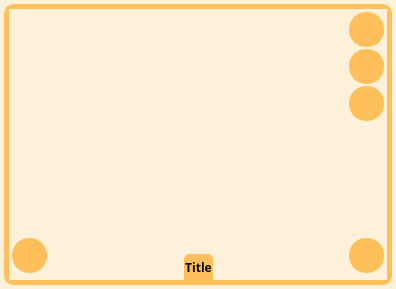
<?xml version="1.0" encoding="UTF-8"?>
<ui version="4.0">
 <class>Form</class>
 <widget class="QWidget" name="Form">
  <property name="geometry">
   <rect>
    <x>0</x>
    <y>0</y>
    <width>396</width>
    <height>289</height>
   </rect>
  </property>
  <property name="mouseTracking">
   <bool>true</bool>
  </property>
  <property name="windowTitle">
   <string>Form</string>
  </property>
  <property name="styleSheet">
   <string notr="true">
/**/
QWidget{
    background-color:#fdf1d9;
    font-family:Poiret One;
    font: bold;
}

QPushButton{
    background-color: #ffc05c;
    border-style: solid;
    border-width: 2px;
    border-radius: 17px;
    border-color: #ffc05c;
    font: bold 18px;
    padding: 8px;
	color:#2584a7;

}

QPushButton:checked{
	border-color: #ffc05c;
}

QPushButton:hover{
	border-color: #fe6d73;
	/*border-width: 3px;
	border-radius: 8px;*/
}

QPushButton:pressed{
    border-width: 3px;
	border-radius: 10px;
	border-color: #fe6d73;
}

QComboBox {
	border: 2px solid #ffc05c;
	border-radius: 3px;
	background: #36a9d3;
	padding: 1px 23px 1px 3px;
	min-width: 6em;
	color: #1a5d75;
    font-size: 18px;
}

QComboBox::drop-down {
	subcontrol-origin: padding;
	subcontrol-position: top right;
	width: 20px;
	border-top-right-radius: 3px;
	border-bottom-right-radius: 3px;
}
QComboBox::down-arrow {
     image: url(file:///../UI/images/icon_down_arrow.png);
	/*image: url(file:///../UI/images/icon_edit.png);*/
	width: 20px;
	height: 20px;
}

QComboBox QAbstractItemView{
	background-color: #fdf1d9;
	/*color: #1a5d75;*/
	selection-background-color: #ffc05c;
	/*selection-color: #2584a7;*/
}

QToolTip {
    opacity: 300;
	border: 2px solid #ffc05c;
    border-radius: 4px;
    padding: 2px;
    background-color: #fdf1d9;
}

QComboBox {
	border: 4px solid #ffc05c;
	border-radius: 3px;
	background: #36a9d3;
	padding: 1px 23px 1px 3px;
	min-width: 6em;
	color: #1a5d75;
    font-size: 18px;
}

QComboBox::drop-down {
	subcontrol-origin: padding;
	subcontrol-position: top right;
	width: 20px;
	border-top-right-radius: 3px;
	border-bottom-right-radius: 3px;
}

QComboBox::down-arrow {
    image: url(file:///../UI/images/icon_down_arrow.png);
	width: 20px;
	height: 20px;
}

 QComboBox QAbstractItemView{
	background-color: #fdf1d9;
	/*color: #1a5d75;*/
	selection-background-color: #ffc05c;
	/*selection-color: #2584a7;*/
}

QFrame #frame_buttons, QFrame #frame, QFrame #frame_4, QFrame #frame_buttons_2, QFrame #frame_2, QFrame #frame_3{
    background-color:transparent;
	border-color:transparent;
}

QFrame#frame_list, QFrame #frame_buttons_2{
	background-color:#ffe0ad;
}
QListWidget#list_stack{
	background-color:transparent;
}

QMenu {
    background-color:transparent;
}

QStackedWidget {
	border: 5px solid #ffc05c;
	border-radius: 10px;
}

QLabel#label_title{
		border: 1px solid #ffc05c;
		border-top-left-radius: 5px;
		border-top-right-radius: 5px;
		background-color:#ffc05c;
    }

/**/
</string>
  </property>
  <layout class="QGridLayout" name="gridLayout">
   <property name="leftMargin">
    <number>4</number>
   </property>
   <property name="topMargin">
    <number>4</number>
   </property>
   <property name="rightMargin">
    <number>4</number>
   </property>
   <property name="bottomMargin">
    <number>4</number>
   </property>
   <property name="spacing">
    <number>0</number>
   </property>
   <item row="0" column="0">
    <widget class="QStackedWidget" name="stackedWidget">
     <property name="frameShape">
      <enum>QFrame::Box</enum>
     </property>
     <property name="currentIndex">
      <number>0</number>
     </property>
     <widget class="QWidget" name="page">
      <layout class="QGridLayout" name="gridLayout_2">
       <property name="leftMargin">
        <number>0</number>
       </property>
       <property name="topMargin">
        <number>0</number>
       </property>
       <property name="rightMargin">
        <number>0</number>
       </property>
       <property name="bottomMargin">
        <number>0</number>
       </property>
       <property name="spacing">
        <number>0</number>
       </property>
       <item row="0" column="0">
        <widget class="QFrame" name="frame_card">
         <property name="sizePolicy">
          <sizepolicy hsizetype="Preferred" vsizetype="Expanding">
           <horstretch>0</horstretch>
           <verstretch>0</verstretch>
          </sizepolicy>
         </property>
         <property name="frameShape">
          <enum>QFrame::NoFrame</enum>
         </property>
         <property name="frameShadow">
          <enum>QFrame::Raised</enum>
         </property>
         <layout class="QGridLayout" name="gridLayout_5">
          <property name="leftMargin">
           <number>0</number>
          </property>
          <property name="topMargin">
           <number>0</number>
          </property>
          <property name="rightMargin">
           <number>0</number>
          </property>
          <property name="bottomMargin">
           <number>0</number>
          </property>
          <property name="spacing">
           <number>0</number>
          </property>
          <item row="0" column="0" rowspan="3" colspan="2">
           <widget class="QLabel" name="label_image">
            <property name="sizePolicy">
             <sizepolicy hsizetype="Expanding" vsizetype="Expanding">
              <horstretch>0</horstretch>
              <verstretch>0</verstretch>
             </sizepolicy>
            </property>
            <property name="text">
             <string/>
            </property>
            <property name="alignment">
             <set>Qt::AlignCenter</set>
            </property>
           </widget>
          </item>
          <item row="1" column="0">
           <widget class="QFrame" name="frame_3">
            <property name="frameShape">
             <enum>QFrame::NoFrame</enum>
            </property>
            <property name="frameShadow">
             <enum>QFrame::Raised</enum>
            </property>
            <layout class="QGridLayout" name="gridLayout_4">
             <property name="leftMargin">
              <number>0</number>
             </property>
             <property name="topMargin">
              <number>0</number>
             </property>
             <property name="rightMargin">
              <number>0</number>
             </property>
             <property name="bottomMargin">
              <number>0</number>
             </property>
             <property name="spacing">
              <number>0</number>
             </property>
             <item row="0" column="0">
              <spacer name="horizontalSpacer_2">
               <property name="orientation">
                <enum>Qt::Horizontal</enum>
               </property>
               <property name="sizeHint" stdset="0">
                <size>
                 <width>40</width>
                 <height>20</height>
                </size>
               </property>
              </spacer>
             </item>
             <item row="0" column="1">
              <layout class="QHBoxLayout" name="hL">
               <property name="spacing">
                <number>0</number>
               </property>
              </layout>
             </item>
             <item row="1" column="1">
              <spacer name="verticalSpacer_4">
               <property name="orientation">
                <enum>Qt::Vertical</enum>
               </property>
               <property name="sizeHint" stdset="0">
                <size>
                 <width>0</width>
                 <height>0</height>
                </size>
               </property>
              </spacer>
             </item>
             <item row="0" column="2">
              <spacer name="horizontalSpacer_3">
               <property name="orientation">
                <enum>Qt::Horizontal</enum>
               </property>
               <property name="sizeHint" stdset="0">
                <size>
                 <width>40</width>
                 <height>20</height>
                </size>
               </property>
              </spacer>
             </item>
            </layout>
           </widget>
          </item>
          <item row="0" column="0" rowspan="2">
           <widget class="QFrame" name="frame_buttons">
            <property name="sizePolicy">
             <sizepolicy hsizetype="Minimum" vsizetype="Preferred">
              <horstretch>0</horstretch>
              <verstretch>0</verstretch>
             </sizepolicy>
            </property>
            <property name="frameShape">
             <enum>QFrame::NoFrame</enum>
            </property>
            <property name="frameShadow">
             <enum>QFrame::Raised</enum>
            </property>
            <layout class="QGridLayout" name="gridLayout_3">
             <property name="sizeConstraint">
              <enum>QLayout::SetMinimumSize</enum>
             </property>
             <property name="leftMargin">
              <number>0</number>
             </property>
             <property name="topMargin">
              <number>3</number>
             </property>
             <property name="rightMargin">
              <number>3</number>
             </property>
             <property name="bottomMargin">
              <number>0</number>
             </property>
             <property name="horizontalSpacing">
              <number>0</number>
             </property>
             <property name="verticalSpacing">
              <number>2</number>
             </property>
             <item row="4" column="0">
              <spacer name="horizontalSpacer">
               <property name="orientation">
                <enum>Qt::Horizontal</enum>
               </property>
               <property name="sizeHint" stdset="0">
                <size>
                 <width>0</width>
                 <height>0</height>
                </size>
               </property>
              </spacer>
             </item>
             <item row="3" column="1">
              <widget class="QPushButton" name="pB_delete">
               <property name="maximumSize">
                <size>
                 <width>35</width>
                 <height>35</height>
                </size>
               </property>
               <property name="toolTip">
                <string>Supprimer cette recette</string>
               </property>
               <property name="text">
                <string/>
               </property>
               <property name="icon">
                <iconset>
                 <normaloff>images/icon_bin.png</normaloff>images/icon_bin.png</iconset>
               </property>
               <property name="iconSize">
                <size>
                 <width>27</width>
                 <height>27</height>
                </size>
               </property>
              </widget>
             </item>
             <item row="2" column="1">
              <widget class="QPushButton" name="pB_edit">
               <property name="maximumSize">
                <size>
                 <width>35</width>
                 <height>35</height>
                </size>
               </property>
               <property name="toolTip">
                <string>Changer de recette</string>
               </property>
               <property name="text">
                <string/>
               </property>
               <property name="icon">
                <iconset>
                 <normaloff>images/icon_edit_2.png</normaloff>images/icon_edit_2.png</iconset>
               </property>
               <property name="iconSize">
                <size>
                 <width>27</width>
                 <height>27</height>
                </size>
               </property>
               <property name="checkable">
                <bool>true</bool>
               </property>
              </widget>
             </item>
             <item row="4" column="1">
              <spacer name="verticalSpacer">
               <property name="orientation">
                <enum>Qt::Vertical</enum>
               </property>
               <property name="sizeHint" stdset="0">
                <size>
                 <width>20</width>
                 <height>40</height>
                </size>
               </property>
              </spacer>
             </item>
             <item row="1" column="1">
              <widget class="QPushButton" name="pB_add">
               <property name="maximumSize">
                <size>
                 <width>35</width>
                 <height>35</height>
                </size>
               </property>
               <property name="toolTip">
                <string>Ajouter une recette</string>
               </property>
               <property name="text">
                <string/>
               </property>
               <property name="icon">
                <iconset>
                 <normaloff>images/icon_add_recipe.png</normaloff>images/icon_add_recipe.png</iconset>
               </property>
               <property name="iconSize">
                <size>
                 <width>27</width>
                 <height>27</height>
                </size>
               </property>
              </widget>
             </item>
            </layout>
           </widget>
          </item>
          <item row="2" column="0" colspan="2">
           <widget class="QFrame" name="frame_2">
            <property name="maximumSize">
             <size>
              <width>16777215</width>
              <height>45</height>
             </size>
            </property>
            <property name="frameShape">
             <enum>QFrame::NoFrame</enum>
            </property>
            <property name="frameShadow">
             <enum>QFrame::Raised</enum>
            </property>
            <layout class="QGridLayout" name="gridLayout_6">
             <property name="leftMargin">
              <number>35</number>
             </property>
             <property name="topMargin">
              <number>0</number>
             </property>
             <property name="rightMargin">
              <number>35</number>
             </property>
             <property name="bottomMargin">
              <number>0</number>
             </property>
             <property name="spacing">
              <number>0</number>
             </property>
             <item row="1" column="1">
              <widget class="QLabel" name="label_title">
               <property name="sizePolicy">
                <sizepolicy hsizetype="Preferred" vsizetype="Minimum">
                 <horstretch>0</horstretch>
                 <verstretch>0</verstretch>
                </sizepolicy>
               </property>
               <property name="frameShape">
                <enum>QFrame::NoFrame</enum>
               </property>
               <property name="text">
                <string>Title</string>
               </property>
               <property name="alignment">
                <set>Qt::AlignBottom|Qt::AlignHCenter</set>
               </property>
               <property name="wordWrap">
                <bool>true</bool>
               </property>
               <property name="margin">
                <number>3</number>
               </property>
              </widget>
             </item>
             <item row="1" column="0">
              <spacer name="horizontalSpacer_8">
               <property name="orientation">
                <enum>Qt::Horizontal</enum>
               </property>
               <property name="sizeHint" stdset="0">
                <size>
                 <width>0</width>
                 <height>0</height>
                </size>
               </property>
              </spacer>
             </item>
             <item row="1" column="2">
              <spacer name="horizontalSpacer_9">
               <property name="orientation">
                <enum>Qt::Horizontal</enum>
               </property>
               <property name="sizeHint" stdset="0">
                <size>
                 <width>0</width>
                 <height>0</height>
                </size>
               </property>
              </spacer>
             </item>
             <item row="0" column="1">
              <spacer name="verticalSpacer_3">
               <property name="orientation">
                <enum>Qt::Vertical</enum>
               </property>
               <property name="sizeHint" stdset="0">
                <size>
                 <width>0</width>
                 <height>0</height>
                </size>
               </property>
              </spacer>
             </item>
            </layout>
           </widget>
          </item>
          <item row="2" column="0">
           <widget class="QFrame" name="frame">
            <property name="minimumSize">
             <size>
              <width>0</width>
              <height>35</height>
             </size>
            </property>
            <property name="frameShape">
             <enum>QFrame::NoFrame</enum>
            </property>
            <property name="frameShadow">
             <enum>QFrame::Raised</enum>
            </property>
            <layout class="QGridLayout" name="gridLayout_16">
             <property name="leftMargin">
              <number>3</number>
             </property>
             <property name="topMargin">
              <number>0</number>
             </property>
             <property name="rightMargin">
              <number>3</number>
             </property>
             <property name="bottomMargin">
              <number>3</number>
             </property>
             <property name="spacing">
              <number>0</number>
             </property>
             <item row="0" column="2">
              <widget class="QPushButton" name="pB_next">
               <property name="maximumSize">
                <size>
                 <width>35</width>
                 <height>35</height>
                </size>
               </property>
               <property name="toolTip">
                <string>Recette suivante</string>
               </property>
               <property name="text">
                <string/>
               </property>
               <property name="icon">
                <iconset>
                 <normaloff>images/icon_right_arrow.png</normaloff>images/icon_right_arrow.png</iconset>
               </property>
               <property name="iconSize">
                <size>
                 <width>27</width>
                 <height>27</height>
                </size>
               </property>
              </widget>
             </item>
             <item row="0" column="0">
              <widget class="QPushButton" name="pB_list">
               <property name="maximumSize">
                <size>
                 <width>35</width>
                 <height>35</height>
                </size>
               </property>
               <property name="toolTip">
                <string>Changer de vue - Liste</string>
               </property>
               <property name="text">
                <string/>
               </property>
               <property name="icon">
                <iconset>
                 <normaloff>images/icon_list_view.png</normaloff>images/icon_list_view.png</iconset>
               </property>
               <property name="iconSize">
                <size>
                 <width>27</width>
                 <height>27</height>
                </size>
               </property>
              </widget>
             </item>
             <item row="0" column="1">
              <spacer name="horizontalSpacer_6">
               <property name="orientation">
                <enum>Qt::Horizontal</enum>
               </property>
               <property name="sizeHint" stdset="0">
                <size>
                 <width>40</width>
                 <height>20</height>
                </size>
               </property>
              </spacer>
             </item>
            </layout>
           </widget>
          </item>
         </layout>
        </widget>
       </item>
      </layout>
     </widget>
     <widget class="QWidget" name="page_2">
      <layout class="QGridLayout" name="gridLayout_10">
       <property name="leftMargin">
        <number>0</number>
       </property>
       <property name="topMargin">
        <number>0</number>
       </property>
       <property name="rightMargin">
        <number>0</number>
       </property>
       <property name="bottomMargin">
        <number>0</number>
       </property>
       <property name="spacing">
        <number>0</number>
       </property>
       <item row="0" column="0">
        <widget class="QFrame" name="frame_card_2">
         <property name="sizePolicy">
          <sizepolicy hsizetype="Preferred" vsizetype="Expanding">
           <horstretch>0</horstretch>
           <verstretch>0</verstretch>
          </sizepolicy>
         </property>
         <property name="frameShape">
          <enum>QFrame::NoFrame</enum>
         </property>
         <property name="frameShadow">
          <enum>QFrame::Raised</enum>
         </property>
         <layout class="QGridLayout" name="gridLayout_7">
          <property name="leftMargin">
           <number>0</number>
          </property>
          <property name="topMargin">
           <number>0</number>
          </property>
          <property name="rightMargin">
           <number>0</number>
          </property>
          <property name="bottomMargin">
           <number>0</number>
          </property>
          <property name="spacing">
           <number>0</number>
          </property>
          <item row="2" column="1" colspan="2">
           <widget class="QFrame" name="frame_4">
            <property name="frameShape">
             <enum>QFrame::NoFrame</enum>
            </property>
            <property name="frameShadow">
             <enum>QFrame::Raised</enum>
            </property>
            <property name="lineWidth">
             <number>0</number>
            </property>
            <layout class="QGridLayout" name="gridLayout_15">
             <property name="leftMargin">
              <number>0</number>
             </property>
             <property name="topMargin">
              <number>3</number>
             </property>
             <property name="rightMargin">
              <number>1</number>
             </property>
             <property name="bottomMargin">
              <number>0</number>
             </property>
             <property name="horizontalSpacing">
              <number>0</number>
             </property>
             <property name="verticalSpacing">
              <number>2</number>
             </property>
             <item row="0" column="1">
              <widget class="QPushButton" name="pB_add_2">
               <property name="maximumSize">
                <size>
                 <width>35</width>
                 <height>35</height>
                </size>
               </property>
               <property name="toolTip">
                <string>Ajouter une recette</string>
               </property>
               <property name="text">
                <string/>
               </property>
               <property name="icon">
                <iconset>
                 <normaloff>images/icon_add_recipe.png</normaloff>images/icon_add_recipe.png</iconset>
               </property>
               <property name="iconSize">
                <size>
                 <width>27</width>
                 <height>27</height>
                </size>
               </property>
              </widget>
             </item>
             <item row="2" column="1">
              <widget class="QPushButton" name="pB_delete_2">
               <property name="maximumSize">
                <size>
                 <width>35</width>
                 <height>35</height>
                </size>
               </property>
               <property name="toolTip">
                <string>Supprimer cette recette</string>
               </property>
               <property name="text">
                <string/>
               </property>
               <property name="icon">
                <iconset>
                 <normaloff>images/icon_bin.png</normaloff>images/icon_bin.png</iconset>
               </property>
               <property name="iconSize">
                <size>
                 <width>27</width>
                 <height>27</height>
                </size>
               </property>
              </widget>
             </item>
             <item row="1" column="1">
              <widget class="QPushButton" name="pB_edit_2">
               <property name="maximumSize">
                <size>
                 <width>35</width>
                 <height>35</height>
                </size>
               </property>
               <property name="toolTip">
                <string>Changer de recette</string>
               </property>
               <property name="text">
                <string/>
               </property>
               <property name="icon">
                <iconset>
                 <normaloff>images/icon_edit_2.png</normaloff>images/icon_edit_2.png</iconset>
               </property>
               <property name="iconSize">
                <size>
                 <width>27</width>
                 <height>27</height>
                </size>
               </property>
               <property name="checkable">
                <bool>true</bool>
               </property>
              </widget>
             </item>
             <item row="3" column="1">
              <spacer name="verticalSpacer_2">
               <property name="orientation">
                <enum>Qt::Vertical</enum>
               </property>
               <property name="sizeHint" stdset="0">
                <size>
                 <width>20</width>
                 <height>40</height>
                </size>
               </property>
              </spacer>
             </item>
            </layout>
           </widget>
          </item>
          <item row="2" column="0">
           <spacer name="horizontalSpacer_7">
            <property name="orientation">
             <enum>Qt::Horizontal</enum>
            </property>
            <property name="sizeHint" stdset="0">
             <size>
              <width>40</width>
              <height>20</height>
             </size>
            </property>
           </spacer>
          </item>
          <item row="1" column="0" rowspan="2" colspan="3">
           <widget class="QFrame" name="frame_list">
            <property name="sizePolicy">
             <sizepolicy hsizetype="Minimum" vsizetype="Preferred">
              <horstretch>0</horstretch>
              <verstretch>0</verstretch>
             </sizepolicy>
            </property>
            <property name="frameShape">
             <enum>QFrame::NoFrame</enum>
            </property>
            <property name="frameShadow">
             <enum>QFrame::Raised</enum>
            </property>
            <layout class="QGridLayout" name="gridLayout_9">
             <property name="sizeConstraint">
              <enum>QLayout::SetMinimumSize</enum>
             </property>
             <property name="leftMargin">
              <number>5</number>
             </property>
             <property name="topMargin">
              <number>5</number>
             </property>
             <property name="rightMargin">
              <number>5</number>
             </property>
             <property name="bottomMargin">
              <number>5</number>
             </property>
             <property name="horizontalSpacing">
              <number>0</number>
             </property>
             <property name="verticalSpacing">
              <number>2</number>
             </property>
             <item row="6" column="0">
              <widget class="QListWidget" name="list_stack">
               <property name="frameShape">
                <enum>QFrame::NoFrame</enum>
               </property>
               <property name="wordWrap">
                <bool>true</bool>
               </property>
              </widget>
             </item>
            </layout>
           </widget>
          </item>
          <item row="3" column="0" colspan="3">
           <widget class="QFrame" name="frame_buttons_2">
            <property name="minimumSize">
             <size>
              <width>0</width>
              <height>40</height>
             </size>
            </property>
            <property name="frameShape">
             <enum>QFrame::NoFrame</enum>
            </property>
            <property name="frameShadow">
             <enum>QFrame::Raised</enum>
            </property>
            <layout class="QGridLayout" name="gridLayout_8">
             <property name="leftMargin">
              <number>3</number>
             </property>
             <property name="topMargin">
              <number>0</number>
             </property>
             <property name="rightMargin">
              <number>3</number>
             </property>
             <property name="bottomMargin">
              <number>3</number>
             </property>
             <property name="spacing">
              <number>0</number>
             </property>
             <item row="0" column="0">
              <widget class="QPushButton" name="pB_stack">
               <property name="maximumSize">
                <size>
                 <width>35</width>
                 <height>35</height>
                </size>
               </property>
               <property name="toolTip">
                <string>Changer de vue - Défilement</string>
               </property>
               <property name="text">
                <string/>
               </property>
               <property name="icon">
                <iconset>
                 <normaloff>images/icon_stack.png</normaloff>images/icon_stack.png</iconset>
               </property>
               <property name="iconSize">
                <size>
                 <width>27</width>
                 <height>27</height>
                </size>
               </property>
              </widget>
             </item>
             <item row="0" column="1">
              <spacer name="horizontalSpacer_4">
               <property name="orientation">
                <enum>Qt::Horizontal</enum>
               </property>
               <property name="sizeHint" stdset="0">
                <size>
                 <width>40</width>
                 <height>20</height>
                </size>
               </property>
              </spacer>
             </item>
            </layout>
           </widget>
          </item>
         </layout>
         <zorder>frame_list</zorder>
         <zorder>frame_buttons_2</zorder>
         <zorder>frame_4</zorder>
         <zorder>horizontalSpacer_7</zorder>
        </widget>
       </item>
      </layout>
     </widget>
     <widget class="QWidget" name="page_3">
      <layout class="QGridLayout" name="gridLayout_14">
       <property name="leftMargin">
        <number>0</number>
       </property>
       <property name="topMargin">
        <number>0</number>
       </property>
       <property name="rightMargin">
        <number>0</number>
       </property>
       <property name="bottomMargin">
        <number>0</number>
       </property>
       <property name="spacing">
        <number>0</number>
       </property>
       <item row="0" column="0">
        <widget class="QFrame" name="frame_card_3">
         <property name="sizePolicy">
          <sizepolicy hsizetype="Preferred" vsizetype="Expanding">
           <horstretch>0</horstretch>
           <verstretch>0</verstretch>
          </sizepolicy>
         </property>
         <property name="frameShape">
          <enum>QFrame::NoFrame</enum>
         </property>
         <property name="frameShadow">
          <enum>QFrame::Raised</enum>
         </property>
         <layout class="QGridLayout" name="gridLayout_11">
          <property name="leftMargin">
           <number>0</number>
          </property>
          <property name="topMargin">
           <number>0</number>
          </property>
          <property name="rightMargin">
           <number>0</number>
          </property>
          <property name="bottomMargin">
           <number>0</number>
          </property>
          <property name="spacing">
           <number>0</number>
          </property>
          <item row="2" column="0" colspan="2">
           <widget class="QFrame" name="frame_5">
            <property name="maximumSize">
             <size>
              <width>16777215</width>
              <height>40</height>
             </size>
            </property>
            <property name="frameShape">
             <enum>QFrame::NoFrame</enum>
            </property>
            <property name="frameShadow">
             <enum>QFrame::Raised</enum>
            </property>
            <layout class="QGridLayout" name="gridLayout_12">
             <property name="leftMargin">
              <number>3</number>
             </property>
             <property name="topMargin">
              <number>0</number>
             </property>
             <property name="rightMargin">
              <number>3</number>
             </property>
             <property name="bottomMargin">
              <number>3</number>
             </property>
             <property name="spacing">
              <number>0</number>
             </property>
             <item row="0" column="1">
              <spacer name="horizontalSpacer_5">
               <property name="orientation">
                <enum>Qt::Horizontal</enum>
               </property>
               <property name="sizeHint" stdset="0">
                <size>
                 <width>40</width>
                 <height>20</height>
                </size>
               </property>
              </spacer>
             </item>
             <item row="0" column="3">
              <widget class="QPushButton" name="pB_ok">
               <property name="maximumSize">
                <size>
                 <width>35</width>
                 <height>35</height>
                </size>
               </property>
               <property name="toolTip">
                <string>Valider</string>
               </property>
               <property name="text">
                <string/>
               </property>
               <property name="icon">
                <iconset>
                 <normaloff>images/icon_ok.png</normaloff>images/icon_ok.png</iconset>
               </property>
               <property name="iconSize">
                <size>
                 <width>27</width>
                 <height>27</height>
                </size>
               </property>
              </widget>
             </item>
             <item row="0" column="0">
              <widget class="QPushButton" name="pB_cancel">
               <property name="maximumSize">
                <size>
                 <width>35</width>
                 <height>35</height>
                </size>
               </property>
               <property name="toolTip">
                <string>Annuler</string>
               </property>
               <property name="text">
                <string/>
               </property>
               <property name="icon">
                <iconset>
                 <normaloff>images/icon_cancel.png</normaloff>images/icon_cancel.png</iconset>
               </property>
               <property name="iconSize">
                <size>
                 <width>27</width>
                 <height>27</height>
                </size>
               </property>
               <property name="checkable">
                <bool>true</bool>
               </property>
              </widget>
             </item>
            </layout>
           </widget>
          </item>
          <item row="0" column="0" rowspan="2" colspan="2">
           <widget class="QFrame" name="frame_list_2">
            <property name="sizePolicy">
             <sizepolicy hsizetype="Minimum" vsizetype="Preferred">
              <horstretch>0</horstretch>
              <verstretch>0</verstretch>
             </sizepolicy>
            </property>
            <property name="frameShape">
             <enum>QFrame::NoFrame</enum>
            </property>
            <property name="frameShadow">
             <enum>QFrame::Raised</enum>
            </property>
            <layout class="QGridLayout" name="gridLayout_13">
             <property name="sizeConstraint">
              <enum>QLayout::SetMinimumSize</enum>
             </property>
             <property name="leftMargin">
              <number>5</number>
             </property>
             <property name="topMargin">
              <number>5</number>
             </property>
             <property name="rightMargin">
              <number>5</number>
             </property>
             <property name="bottomMargin">
              <number>5</number>
             </property>
             <property name="horizontalSpacing">
              <number>0</number>
             </property>
             <property name="verticalSpacing">
              <number>2</number>
             </property>
             <item row="6" column="0">
              <widget class="QListWidget" name="list_stack_2">
               <property name="frameShape">
                <enum>QFrame::NoFrame</enum>
               </property>
               <property name="wordWrap">
                <bool>true</bool>
               </property>
              </widget>
             </item>
             <item row="5" column="0">
              <widget class="QLineEdit" name="lE_search">
               <property name="placeholderText">
                <string>Recherche...</string>
               </property>
              </widget>
             </item>
            </layout>
           </widget>
          </item>
         </layout>
        </widget>
       </item>
      </layout>
     </widget>
    </widget>
   </item>
  </layout>
 </widget>
 <tabstops>
  <tabstop>pB_add</tabstop>
  <tabstop>pB_edit</tabstop>
  <tabstop>pB_delete</tabstop>
  <tabstop>pB_list</tabstop>
  <tabstop>pB_next</tabstop>
  <tabstop>pB_add_2</tabstop>
  <tabstop>pB_edit_2</tabstop>
  <tabstop>pB_delete_2</tabstop>
  <tabstop>list_stack</tabstop>
  <tabstop>pB_stack</tabstop>
  <tabstop>lE_search</tabstop>
  <tabstop>list_stack_2</tabstop>
  <tabstop>pB_cancel</tabstop>
  <tabstop>pB_ok</tabstop>
 </tabstops>
 <resources/>
 <connections/>
</ui>
